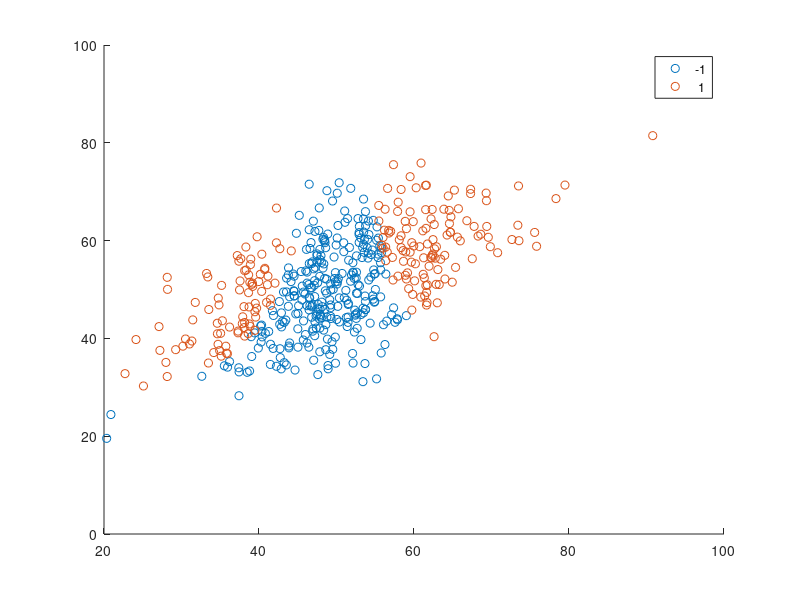

Source code (MATLAB):
%%% Generate a dataset of n points, normally distributed on two inputs with function Y
%%% determining the area of +1. 
clear 
close all
clc
%% Settings
dim = 2;                    % Input dimension
int = 100;                  % Input interval
n = 500;                    % Samples
dist = 'norm';              % Distribution, uni or norm
sig = 0.1;                  % Input noise
%% Inputs
switch dist
    case 'norm'
        mu = ones(2,1)*int/2;
        cov = int*[1 4/7;4/7 1];
        X = mvnrnd(mu,cov,n);
    case 'uni'
        X = randi(int,n,dim);
end
%% Output
f = @(X,Y) (X-50).^2 + (Y-50).^2 +(X-50).^3 + (X-50).^2.*(Y-20).^2;
Y = double(f(X(:,1),X(:,2))>50000);
Y(Y==0) = -1;
%% Add noise
X = X + sig*rand(n,2);
%% Plot
gscatter(X(:,1),X(:,2),Y)
save('data.mat','X','Y')
